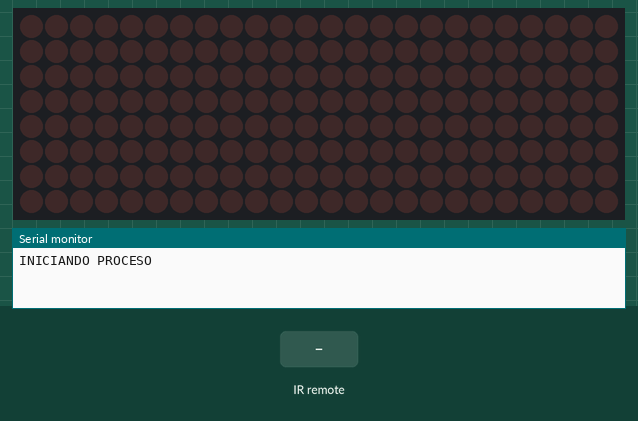
This sketch was run on a simulated Arduino Uno, built with avr-gcc and run on an emulated ATmega328P. Parts: 24×8 LED matrix, the last lines printed to the serial monitor. The inputs (shaded band) are chosen by the test bench.

Above: at 1.2 s.
1.3 s: infrared code 0xFF807F received
At 2.3 s:
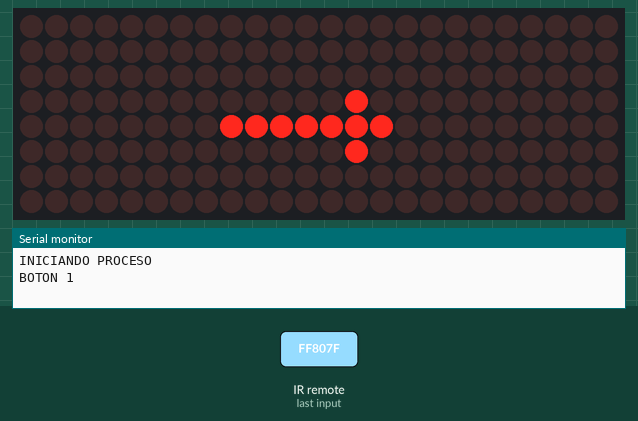
2.8 s: infrared code 0xFF40BF received
At 3.5 s:
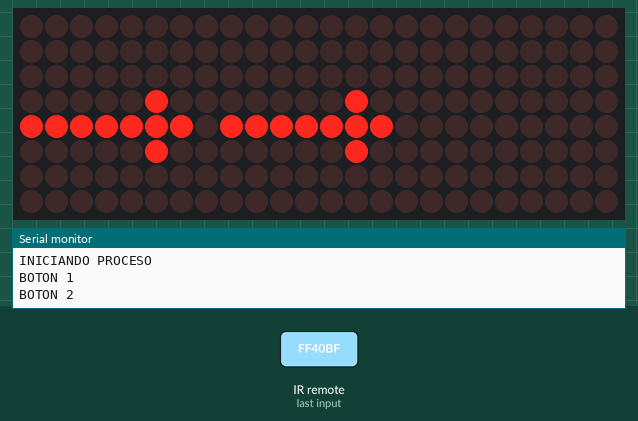
4.3 s: infrared code 0xFFC03F received
At 4.6 s:
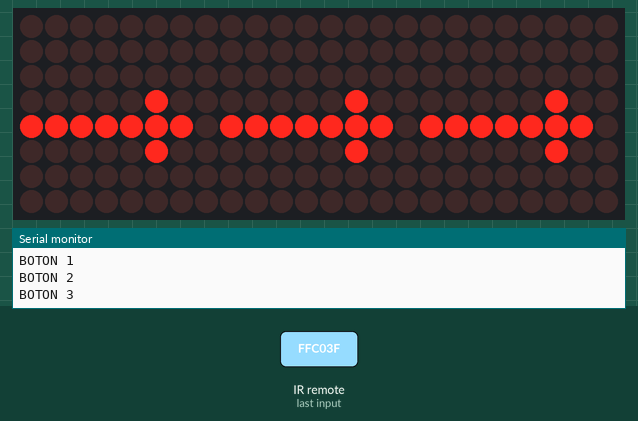
Timing chart, 0 to 7.3 s (numbered marks = the images above; inputs shaded):
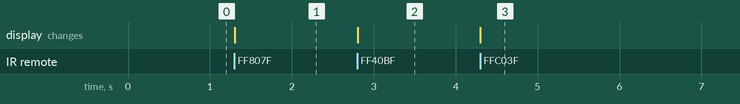

The sketch:

IRreciverMatrizLEDS.ino
```cpp
/* La librería interpreta los códigos que lleguen y nos dará
una salida hexadecimal.
*/

#include <IRremote.h>
int RECEPTOR = 12;
IRrecv irrecv (RECEPTOR);
decode_results resultado; //decodifica codigos
//LIBRERIA Y ARGUMENTOS PARA MATRIZ LEDS
#include <MD_MAX72xx.h>

#define HARDWARE_TYPE MD_MAX72XX::DR0CR1RR0_HW
#define CLK_PIN 4
#define DATA_PIN 2
#define CS_PIN 3
#define NUM_OF_MATRIX 3
MD_MAX72XX matriz = MD_MAX72XX(HARDWARE_TYPE, DATA_PIN, CLK_PIN, CS_PIN, NUM_OF_MATRIX);

void translateIR(){
  switch(resultado.value){
    case 0xFF807F: Serial.println ("BOTON 1");
    //prende los LEDS necesarios de acuerdo al numero
    matriz.setRow(1,4,B11111110);
    matriz.setRow(1,3,B00000100);
    matriz.setRow(1,5,B00000100);
    break;
    case 0xFF40BF: Serial.println("BOTON 2");
    matriz.setRow(2,4,B11111110);
    matriz.setRow(2,3,B00000100);
    matriz.setRow(2,5,B00000100);

    break;
    case 0xFFC03F: Serial.println("BOTON 3");
    matriz.setRow(0,4,B11111110);
    matriz.setRow(0,3,B00000100);
    matriz.setRow(0,5,B00000100);
    break;
    matriz.setRow(1,4,B00000000);
    matriz.setRow(1,3,B00000000);
    matriz.setRow(1,5,B00000000);

  }
}
//Se debe informar a la librería en donde esta conectado el receptor IR

//variable que guarda el codigo recibido

void setup() {
  Serial.begin(9600);
  //Se informa a la librería que empiece a recibir codigos
  irrecv.enableIRIn();
  Serial.println("INICIANDO PROCESO");
 //Funciones para matriz LEDS
  matriz.begin();
  matriz.control(MD_MAX72XX::UPDATE, false);

}

void loop() {

  if (irrecv.decode(&resultado)){
    translateIR();

      //Reinicia la libreria para recibir nuevos codigos
   irrecv.resume();
  }
  delay(1); //le da estabilidad al programa
  matriz.update();
}
```

Measured:
- after the input at 1.3 s, the display: changes at once (image 1)
- after the input at 2.8 s, the display: changes at once (image 2)
- after the input at 4.3 s, the display: changes at once (image 3)
